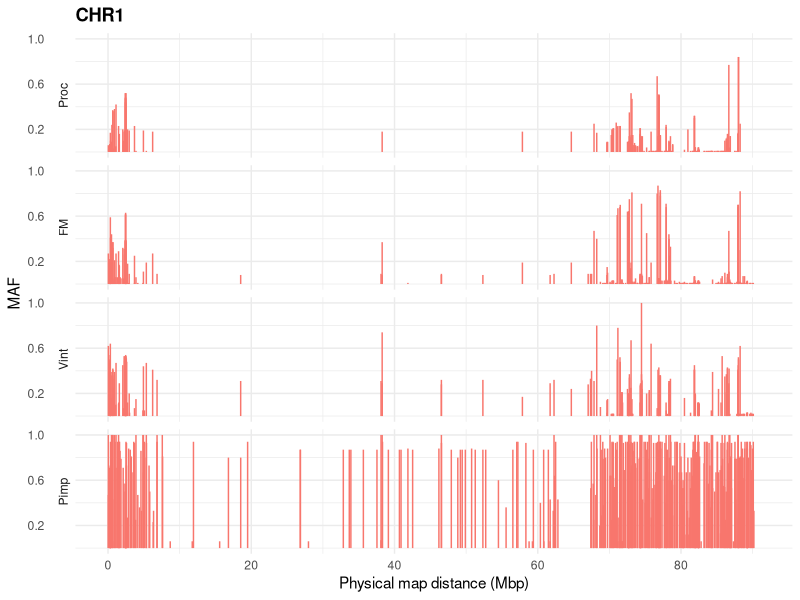
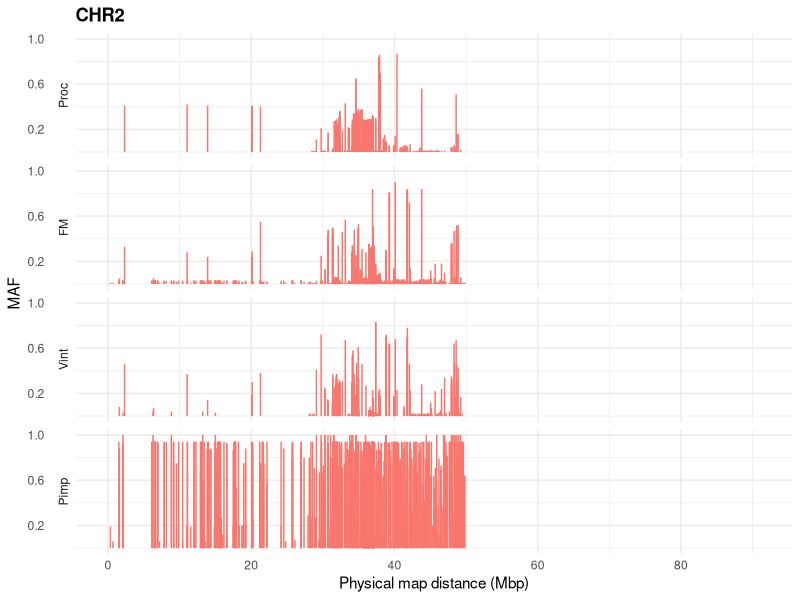
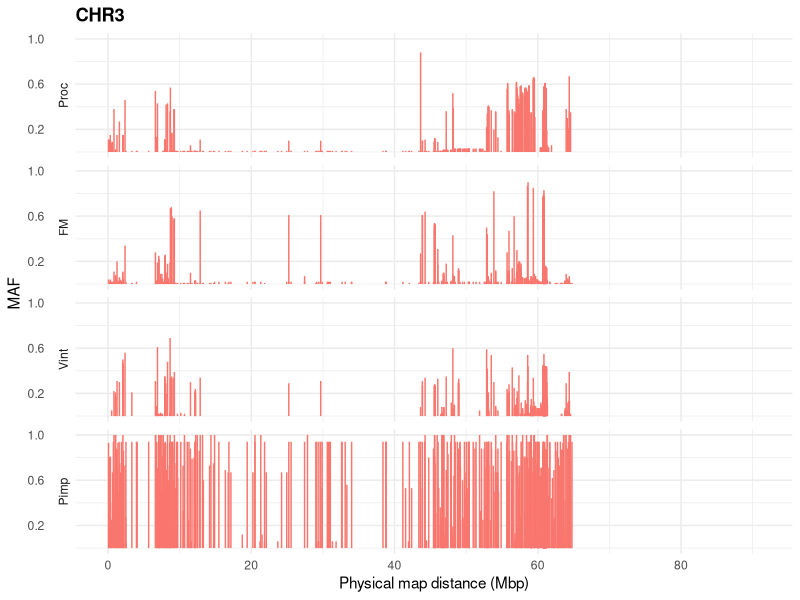
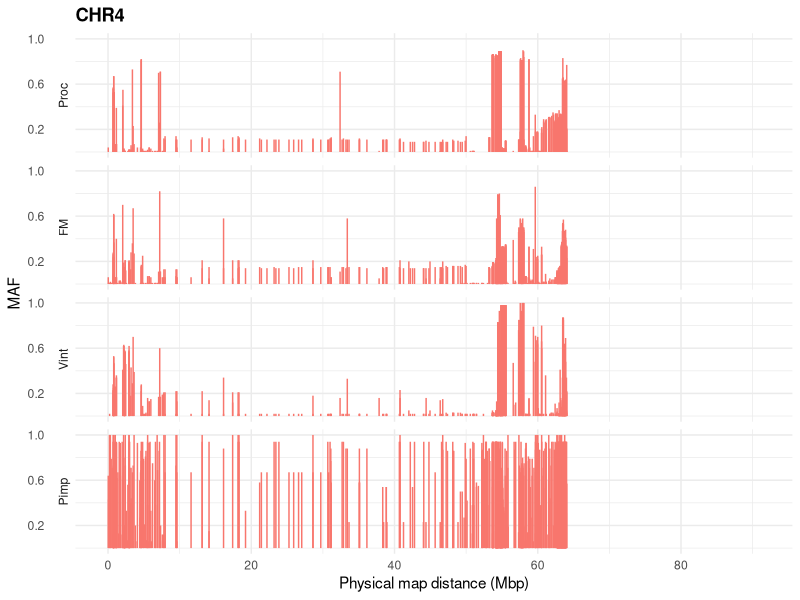
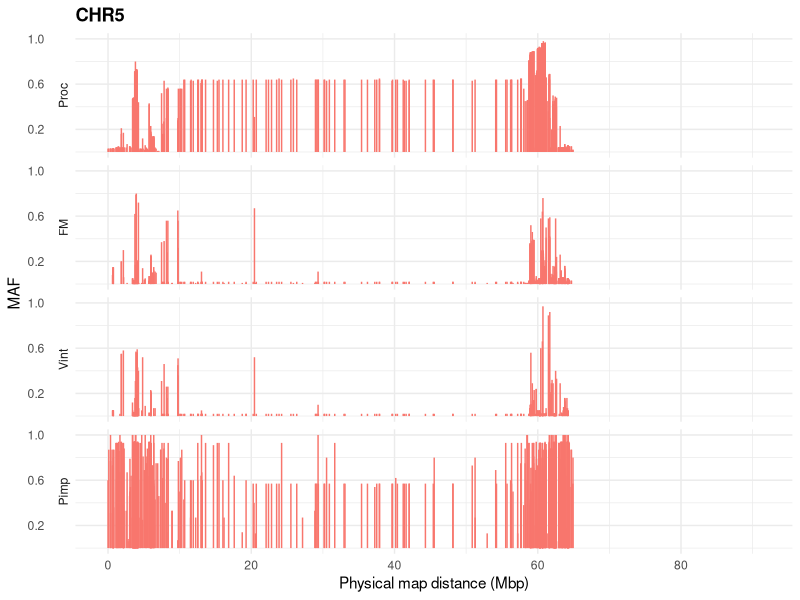
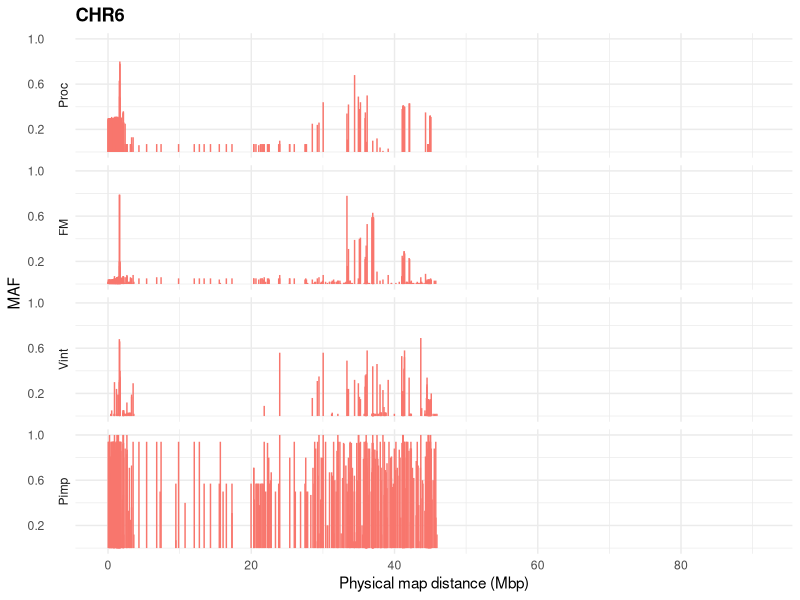
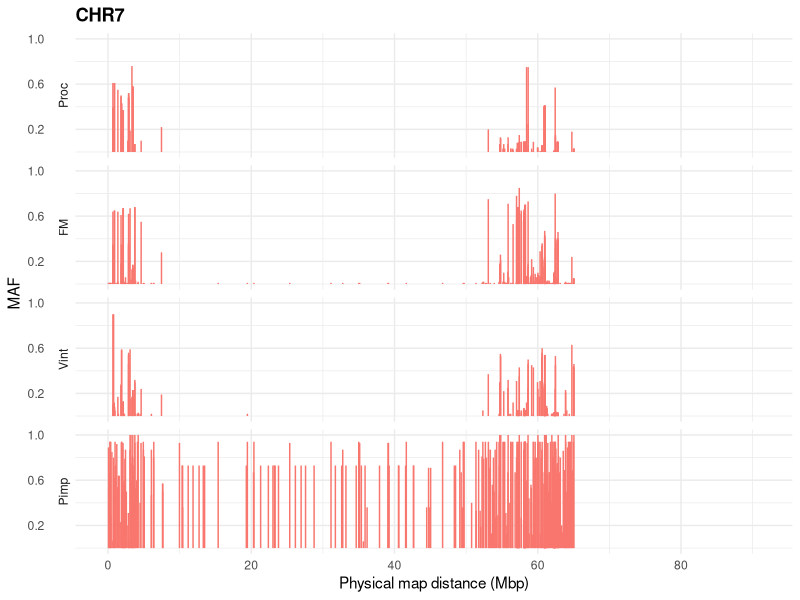
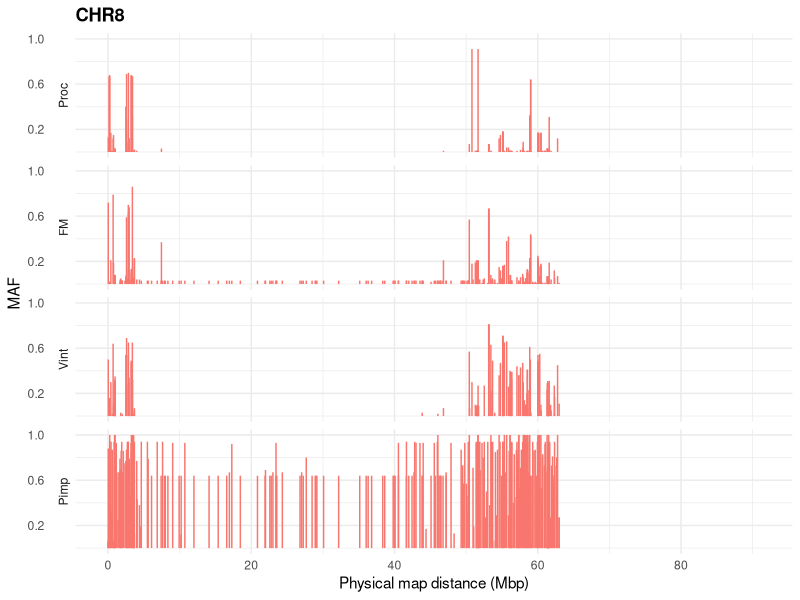

R code for these plots, in order:
## ---- chunk 1
library(ggplot2)
library(ggthemes)
library(gridExtra)
library(grid)

## ---- chunk 2
setwd("C:/Users/jinyuw/Desktop/BCB546X-Project/PEB_Power_Final_Project/Jinyu/MAF_data")
MAF <- read.delim("SNP_MAF.txt",header = TRUE)
head(MAF)
summary(MAF)
## ---- chunk 3
MAF$Group <- as.character(MAF$Group)
MAF$Group[MAF$Group == "Processing"] <- "Proc"
MAF$Group[MAF$Group == "Fresh_market"] <- "FM"
MAF$Group[MAF$Group == "Vintage"] <- "Vint"
MAF$Group <- as.factor(MAF$Group)
## ---- chunk 4
MAF$Group <- factor(MAF$Group, levels =c("Proc", "FM", "Vint", "Pimp"))
## ---- chunk 5
MAF_Chr1 <- MAF[MAF$Chromosome == 1, ]
dim(MAF_Chr1)
p1 <- ggplot(MAF_Chr1, aes(x=Position, y=MAF, fill = MAF, colour="red")) +
  geom_bar(stat="identity", position = "dodge", show.legend=F) + 
  facet_wrap(~Group, scales = "free_y", nrow = 4, ncol=1, strip.position = "left") + 
  theme_minimal()+
  theme(plot.title = element_text( face="bold"))+
  labs(title = "CHR1", x = "Physical map distance (Mbp)", y = "MAF")+
  scale_x_continuous(breaks=c(0,20,40, 60, 80))+
  scale_y_continuous(breaks=c(0.20, 0.60, 1.00))+
  coord_cartesian(ylim = c(0,1), xlim = c(0, 91))
p1

## ---- chunk 6
MAF_Chr2 <- MAF[MAF$Chromosome == 2, ]
dim(MAF_Chr2)
p2<- ggplot(MAF_Chr2, aes(x=Position, y=MAF, fill = MAF, colour="red")) +
  geom_bar(stat="identity", position = "dodge", show.legend=F) + 
  facet_wrap(~Group, scales = "free_y", nrow = 4, ncol=1, strip.position = "left") + 
  theme_minimal()+
  theme(plot.title = element_text( face="bold"))+
  labs(title = "CHR2", x = "Physical map distance (Mbp)", y = "MAF")+
  scale_x_continuous(breaks=c(0,20,40, 60, 80))+
  scale_y_continuous(breaks=c(0.20, 0.60, 1.00))+
  coord_cartesian(ylim = c(0,1), xlim = c(0, 91))
p2
## ---- chunk 7
MAF_Chr3 <- MAF[MAF$Chromosome == 3, ]
dim(MAF_Chr3)
p3<- ggplot(MAF_Chr3, aes(x=Position, y=MAF, fill = MAF, colour="red")) +
  geom_bar(stat="identity", position = "dodge", show.legend=F) + 
  facet_wrap(~Group, scales = "free_y", nrow = 4, ncol=1, strip.position = "left") + 
  theme_minimal()+
  theme(plot.title = element_text( face="bold"))+
  labs(title = "CHR3", x = "Physical map distance (Mbp)", y = "MAF")+
  scale_x_continuous(breaks=c(0,20,40, 60, 80))+
  scale_y_continuous(breaks=c(0.20, 0.60, 1.00))+
  coord_cartesian(ylim = c(0,1), xlim = c(0, 91))
p3
## ---- chunk 8
MAF_Chr4 <- MAF[MAF$Chromosome == 4, ]
dim(MAF_Chr4)
p4<- ggplot(MAF_Chr4, aes(x=Position, y=MAF, fill = MAF, colour="red")) +
  geom_bar(stat="identity", position = "dodge", show.legend=F) + 
  facet_wrap(~Group, scales = "free_y", nrow = 4, ncol=1, strip.position = "left") + 
  theme_minimal()+
  theme(plot.title = element_text( face="bold"))+
  labs(title = "CHR4", x = "Physical map distance (Mbp)", y = "MAF")+
  scale_x_continuous(breaks=c(0,20,40, 60, 80))+
  scale_y_continuous(breaks=c(0.20, 0.60, 1.00))+
  coord_cartesian(ylim = c(0,1), xlim = c(0, 91))
p4
## ---- chunk 9
MAF_Chr5 <- MAF[MAF$Chromosome == 5, ]
dim(MAF_Chr5)
p5 <- ggplot(MAF_Chr5, aes(x=Position, y=MAF, fill = MAF, colour="red")) +
  geom_bar(stat="identity", position = "dodge", show.legend=F) + 
  facet_wrap(~Group, scales = "free_y", nrow = 4, ncol=1, strip.position = "left") + 
  theme_minimal()+
  theme(plot.title = element_text( face="bold"))+
  labs(title = "CHR5", x = "Physical map distance (Mbp)", y = "MAF")+
  scale_x_continuous(breaks=c(0,20,40, 60, 80))+
  scale_y_continuous(breaks=c(0.20, 0.60, 1.00))+
  coord_cartesian(ylim = c(0,1), xlim = c(0, 91))
p5
## ---- chunk 10
MAF_Chr6 <- MAF[MAF$Chromosome == 6, ]
dim(MAF_Chr6)
p6 <- ggplot(MAF_Chr6, aes(x=Position, y=MAF, fill = MAF, colour="red")) +
  geom_bar(stat="identity", position = "dodge", show.legend=F) + 
  facet_wrap(~Group, scales = "free_y", nrow = 4, ncol=1, strip.position = "left") + 
  theme_minimal()+
  theme(plot.title = element_text( face="bold"))+
  labs(title = "CHR6", x = "Physical map distance (Mbp)", y = "MAF")+
  scale_x_continuous(breaks=c(0,20,40, 60, 80))+
  scale_y_continuous(breaks=c(0.20, 0.60, 1.00))+
  coord_cartesian(ylim = c(0,1), xlim = c(0, 91))
p6
## ---- chunk 11
MAF_Chr7 <- MAF[MAF$Chromosome == 7, ]
dim(MAF_Chr7)
p7 <- ggplot(MAF_Chr7, aes(x=Position, y=MAF, fill = MAF, colour="red")) +
  geom_bar(stat="identity", position = "dodge", show.legend=F) + 
  facet_wrap(~Group, scales = "free_y", nrow = 4, ncol=1, strip.position = "left") + 
  theme_minimal()+
  theme(plot.title = element_text( face="bold"))+
  labs(title = "CHR7", x = "Physical map distance (Mbp)", y = "MAF")+
  scale_x_continuous(breaks=c(0,20,40, 60, 80))+
  scale_y_continuous(breaks=c(0.20, 0.60, 1.00))+
  coord_cartesian(ylim = c(0,1), xlim = c(0, 91))
p7 
## ---- chunk 12
MAF_Chr8 <- MAF[MAF$Chromosome == 8, ]
dim(MAF_Chr8)
p8 <- ggplot(MAF_Chr8, aes(x=Position, y=MAF, fill = MAF, colour="red")) +
  geom_bar(stat="identity", position = "dodge", show.legend=F) + 
  facet_wrap(~Group, scales = "free_y", nrow = 4, ncol=1, strip.position = "left") + 
  theme_minimal()+
  theme(plot.title = element_text( face="bold"))+
  labs(title = "CHR8", x = "Physical map distance (Mbp)", y = "MAF")+
  scale_x_continuous(breaks=c(0,20,40, 60, 80))+
  scale_y_continuous(breaks=c(0.20, 0.60, 1.00))+
  coord_cartesian(ylim = c(0,1), xlim = c(0, 91))
p8
## ---- chunk 13
MAF_Chr9 <- MAF[MAF$Chromosome == 9, ]
dim(MAF_Chr9)
p9 <- ggplot(MAF_Chr9, aes(x=Position, y=MAF, fill = MAF, colour="red")) +
  geom_bar(stat="identity", position = "dodge", show.legend=F) + 
  facet_wrap(~Group, scales = "free_y", nrow = 4, ncol=1, strip.position = "left") + 
  theme_minimal()+
  theme(plot.title = element_text( face="bold"))+
  labs(title = "CHR9", x = "Physical map distance (Mbp)", y = "MAF")+
  scale_x_continuous(breaks=c(0,20,40, 60, 80))+
  scale_y_continuous(breaks=c(0.20, 0.60, 1.00))+
  coord_cartesian(ylim = c(0,1), xlim = c(0, 91))
p9
## ---- chunk 14
MAF_Chr10 <- MAF[MAF$Chromosome == 10, ]
dim(MAF_Chr10)
p10 <- ggplot(MAF_Chr10, aes(x=Position, y=MAF, fill = MAF, colour="red")) +
  geom_bar(stat="identity", position = "dodge", show.legend=F) + 
  facet_wrap(~Group, scales = "free_y", nrow = 4, ncol=1, strip.position = "left") + 
  theme_minimal()+
  theme(plot.title = element_text( face="bold"))+
  labs(title = "CHR10", x = "Physical map distance (Mbp)", y = "MAF")+
  scale_x_continuous(breaks=c(0,20,40, 60, 100))+
  scale_y_continuous(breaks=c(0.20, 0.60, 1.00))+
  coord_cartesian(ylim = c(0,1), xlim = c(0, 91))
p10
## ---- chunk 15
MAF_Chr11 <- MAF[MAF$Chromosome == 11, ]
dim(MAF_Chr11)
p11 <- ggplot(MAF_Chr11, aes(x=Position, y=MAF, fill = MAF, colour="red")) +
  geom_bar(stat="identity", position = "dodge", show.legend=F) + 
  facet_wrap(~Group, scales = "free_y", nrow = 4, ncol=1, strip.position = "left") + 
  theme_minimal()+
  theme(plot.title = element_text( face="bold"))+
  labs(title = "CHR11", x = "Physical map distance (Mbp)", y = "MAF")+
  scale_x_continuous(breaks=c(0,20,40, 60, 100))+
  scale_y_continuous(breaks=c(0.20, 0.60, 1.00))+
  coord_cartesian(ylim = c(0,1), xlim = c(0, 91))
p11
## ---- chunk 16
MAF_Chr12 <- MAF[MAF$Chromosome == 12, ]
dim(MAF_Chr12)
p12 <- ggplot(MAF_Chr12, aes(x=Position, y=MAF, fill = MAF, colour="red")) +
  geom_bar(stat="identity", position = "dodge", show.legend=F) + 
  facet_wrap(~Group, scales = "free_y", nrow = 4, ncol=1, strip.position = "left") + 
  theme_minimal()+
  theme(plot.title = element_text( face="bold"))+
  labs(title = "CHR12", x = "Physical map distance (Mbp)", y = "MAF")+
  scale_x_continuous(breaks=c(0,20,40, 60, 100))+
  scale_y_continuous(breaks=c(0.20, 0.60, 1.00))+
  coord_cartesian(ylim = c(0,1), xlim = c(0, 91))
p12
## ---- chunk 17

pdf("CHR1-2-3.pdf")
grid.arrange(  p1, p2, p3, ncol = 1, heights = c(.3,.3, 0.3), widths = .4)
dev.off()
## ---- chunk 18

pdf("CHR4-5-6.pdf")
grid.arrange(  p4, p5, p6, ncol = 1, heights = c(.3,.3, 0.3), widths = .4)
dev.off()
## ---- chunk 19

pdf("CHR7-8-9.pdf")
grid.arrange(  p7, p8, p9, ncol = 1, heights = c(.3,.3, 0.3), widths = .4)
dev.off()
## ---- chunk 20

pdf("CHR10-11-12.pdf")
grid.arrange(  p10, p11, p12, ncol = 1, heights = c(.3,.3, 0.3), widths = .4)
dev.off()
